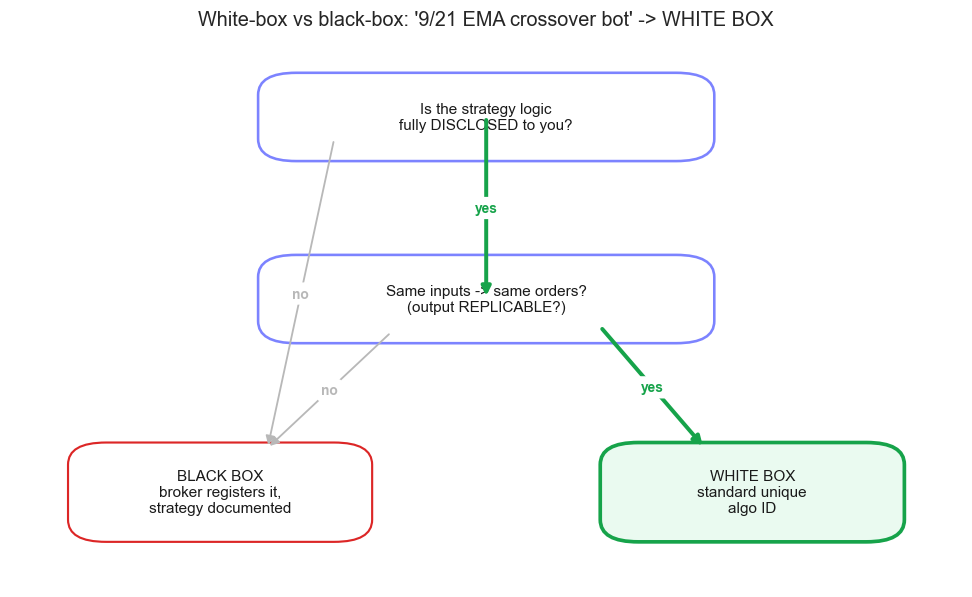

Recreate this plot in Python.
# Decision tree: classify a retail algo as white-box or black-box from yes/no facts.
from pathlib import Path

import matplotlib

matplotlib.use("Agg")
import matplotlib.pyplot as plt
import seaborn as sns
from matplotlib.patches import FancyBboxPatch

sns.set_theme(style="whitegrid")

# --- the algo we are classifying, described by a few yes/no facts ---
algo = {
    "name": "9/21 EMA crossover bot",
    "logic_disclosed": True,    # the user can read the full rule set
    "output_replicable": True,  # same inputs -> same orders, every time
}

def classify(a):
    if not a["logic_disclosed"]:
        return "BLACK BOX", "logic not disclosed to the user"
    if not a["output_replicable"]:
        return "BLACK BOX", "output not replicable from the logic"
    return "WHITE BOX", "logic disclosed and replicable"

label, reason = classify(algo)
disclosed, replicable = algo["logic_disclosed"], algo["output_replicable"]

GREEN, RED, PURPLE, GREY = "#16a34a", "#dc2626", "#7c83ff", "#b8b8b8"

def box(ax, xy, w, h, text, edge, face="#ffffff", lw=1.7, fs=10):
    ax.add_patch(FancyBboxPatch((xy[0] - w / 2, xy[1] - h / 2), w, h,
                 boxstyle="round,pad=0.01,rounding_size=0.04",
                 fc=face, ec=edge, lw=lw))
    ax.text(xy[0], xy[1], text, ha="center", va="center", fontsize=fs, color="#1a1a1a")

def arrow(ax, src, dst, text, active):
    col = GREEN if active else GREY
    ax.annotate("", xy=dst, xytext=src,
                arrowprops=dict(arrowstyle="-|>", color=col, lw=2.6 if active else 1.2))
    mx, my = (src[0] + dst[0]) / 2, (src[1] + dst[1]) / 2
    ax.text(mx, my, text, ha="center", va="center", fontsize=9, color=col,
            fontweight="bold", bbox=dict(boxstyle="round", fc="white", ec="none"))

fig, ax = plt.subplots(figsize=(9, 5.6))
ax.set_xlim(0, 1); ax.set_ylim(0, 1); ax.axis("off"); ax.grid(False)

q1, q2 = (0.5, 0.85), (0.5, 0.52)
bb, wb = (0.22, 0.17), (0.78, 0.17)
box(ax, q1, 0.46, 0.14, "Is the strategy logic\nfully DISCLOSED to you?", PURPLE)
box(ax, q2, 0.46, 0.14, "Same inputs -> same orders?\n(output REPLICABLE?)", PURPLE)
box(ax, bb, 0.30, 0.16, "BLACK BOX\nbroker registers it,\nstrategy documented",
    RED, face="#fdecec" if label == "BLACK BOX" else "#ffffff",
    lw=2.4 if label == "BLACK BOX" else 1.4)
box(ax, wb, 0.30, 0.16, "WHITE BOX\nstandard unique\nalgo ID", GREEN,
    face="#eafaf0" if label == "WHITE BOX" else "#ffffff",
    lw=2.4 if label == "WHITE BOX" else 1.4)

arrow(ax, (0.34, 0.81), (0.27, 0.25), "no", not disclosed)
arrow(ax, q1, q2, "yes", disclosed)
arrow(ax, (0.40, 0.46), (0.27, 0.25), "no", disclosed and not replicable)
arrow(ax, (0.62, 0.47), (0.73, 0.25), "yes", disclosed and replicable)

ax.set_title(f"White-box vs black-box: '{algo['name']}' -> {label}", fontsize=13)
fig.tight_layout()
out = Path(__file__).with_suffix(".png")
plt.savefig(out, dpi=110, bbox_inches="tight")
print(f"Classified '{algo['name']}' as {label} ({reason}). Saved {out.name}")
